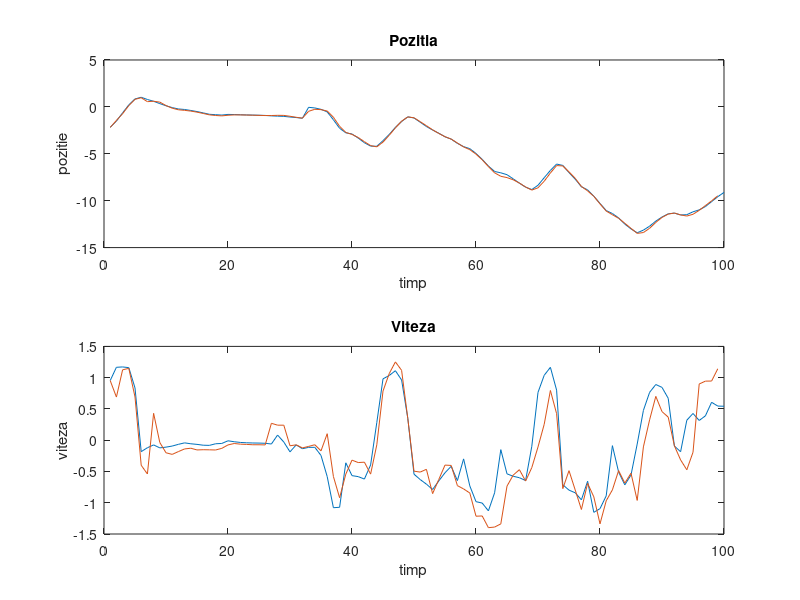
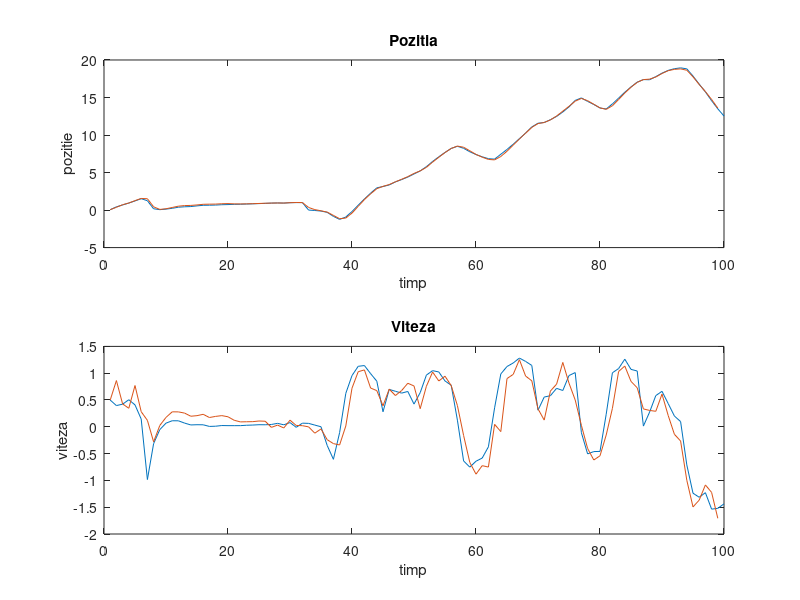
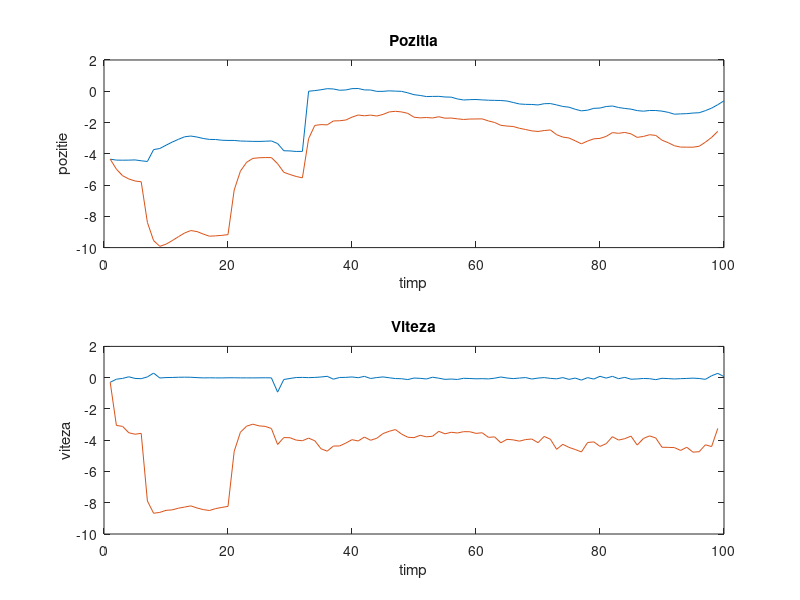
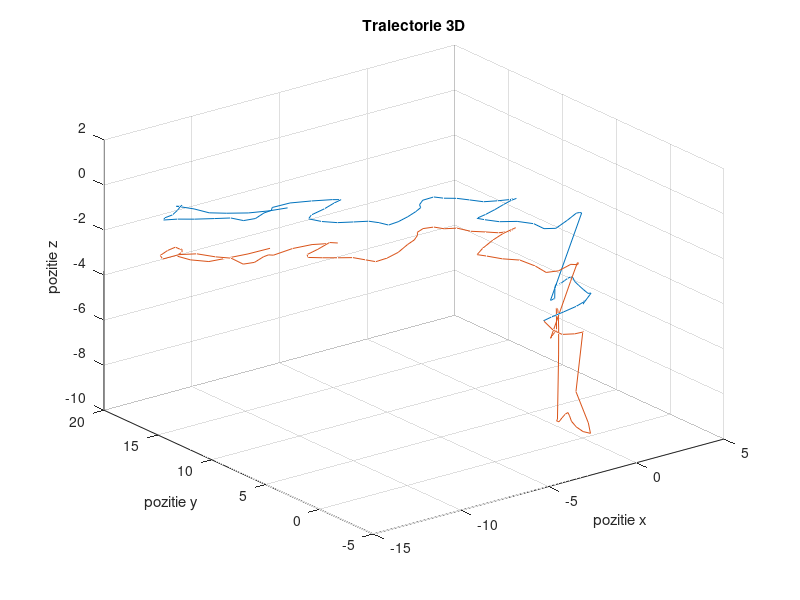

The MATLAB script that drew these images, in order:
% CONSTANTIN MIHAI - 321CD

clear all;
load('drone_log.mat');

N = length(time_unix_usec_mavlink_system_time_t) - 1;
dt = zeros(1, N);
for k = 1 : N
    % calculam dt(k) pe baza variatiei lui time_unix_usec_mavlink_system_time_t
    dt(k) = (time_unix_usec_mavlink_system_time_t(k+1) - time_unix_usec_mavlink_system_time_t(k))/10^6;
end

% axa Ox
x  = x_mavlink_local_position_ned_t;        % pozitia
vx = vx_mavlink_local_position_ned_t;       % viteza
ax = xacc_mavlink_raw_imu_t;                % acceleratia

C = eye(2);
R = eye(2);
Q = eye(2);
P = rand(2);
I = eye(2);

xc = [x(1); vx(1)];

for i = 2:length(dt)
    A = [1 dt(i); 0 1];
    B = [dt(i)^2/2; dt(i)];
    % predictie
    xc(:,i) = A * xc(:, i-1) + B * ax(i);
    P = A * P * A' + Q;
    
    % actualizare
    G = P * C' * inv(C * P * C' + R);
    xc(:,i) = xc(:,i) + G * ([x(i); vx(i)] - C * xc(:,i));
    P = (I - G * C) * P;
end

filtred_x  = xc(1,:);
filtred_vx = xc(2,:);

subplot(2,1,1);
plot(x);
hold on;
plot(filtred_x);
title('Pozitia');
xlabel('timp');
ylabel('pozitie');

subplot(2,1,2);
plot(vx);
hold on;
plot(filtred_vx);
title('Viteza');
xlabel('timp');
ylabel('viteza');

% axa Oy
y  = y_mavlink_local_position_ned_t;        % pozitia
vy = vy_mavlink_local_position_ned_t;       % viteza
ay = yacc_mavlink_raw_imu_t;                % acceleratia

C = eye(2);
R = eye(2);
Q = eye(2);
P = rand(2);
I = eye(2);

xc = [y(1); vy(1)];

for i = 2:length(dt)
    A = [1 dt(i); 0 1];
    B = [dt(i)^2/2; dt(i)];
    % predictie
    xc(:,i) = A * xc(:, i-1) + B * ay(i);
    P = A * P * A' + Q;
    
    % actualizare
    G = P * C' * inv(C * P * C' + R);
    xc(:,i) = xc(:,i) + G * ([y(i); vy(i)] - C * xc(:,i));
    P = (I - G * C) * P;
end

filtred_y  = xc(1,:);
filtred_vy = xc(2,:);

figure;
subplot(2,1,1);
plot(y);
hold on;
plot(filtred_y);
title('Pozitia');
xlabel('timp');
ylabel('pozitie');

subplot(2,1,2);
plot(vy);
hold on;
plot(filtred_vy);
title('Viteza');
xlabel('timp');
ylabel('viteza');

% axa Oz
z  = z_mavlink_local_position_ned_t;        % pozitia
vz = vz_mavlink_local_position_ned_t;       % viteza
az = zacc_mavlink_raw_imu_t;                % acceleratia

C = eye(2);
R = eye(2);
Q = eye(2);
P = rand(2);
I = eye(2);

xc = [z(1); vz(1)];

for i = 2:length(dt)
    A = [1 dt(i); 0 1];
    B = [dt(i)^2/2; dt(i)];
    % predictie
    xc(:,i) = A * xc(:, i-1) + B * az(i);
    P = A * P * A' + Q;
    
    % actualizare
    G = P * C' * inv(C * P * C' + R);
    xc(:,i) = xc(:,i) + G * ([z(i); vz(i)] - C * xc(:,i));
    P = (I - G * C) * P;
end

filtred_z  = xc(1,:);
filtred_vz = xc(2,:);

figure;
subplot(2,1,1);
plot(z);
hold on;
plot(filtred_z);
title('Pozitia');
xlabel('timp');
ylabel('pozitie');

subplot(2,1,2);
plot(vz);
hold on;
plot(filtred_vz);
title('Viteza');
xlabel('timp');
ylabel('viteza');

% traiectoria 3D
figure;
plot3(x, y, z);
hold on;
plot3(filtred_x, filtred_y, filtred_z);
title('Traiectorie 3D');
xlabel('pozitie x');
ylabel('pozitie y');
zlabel('pozitie z');
grid on;

%
%   Filtrul are rezultate bune atat in cazul pozitiilor, cat si in cel al
%   vitezelor calculate, cu exceptia datelor pentru axa Oz.
%   Filtrarea consta in actualizarea vectorului starilor la fiecare
%   iteratie, acesta fiind calculat in functie de matricele P, Q, G si R.
%

